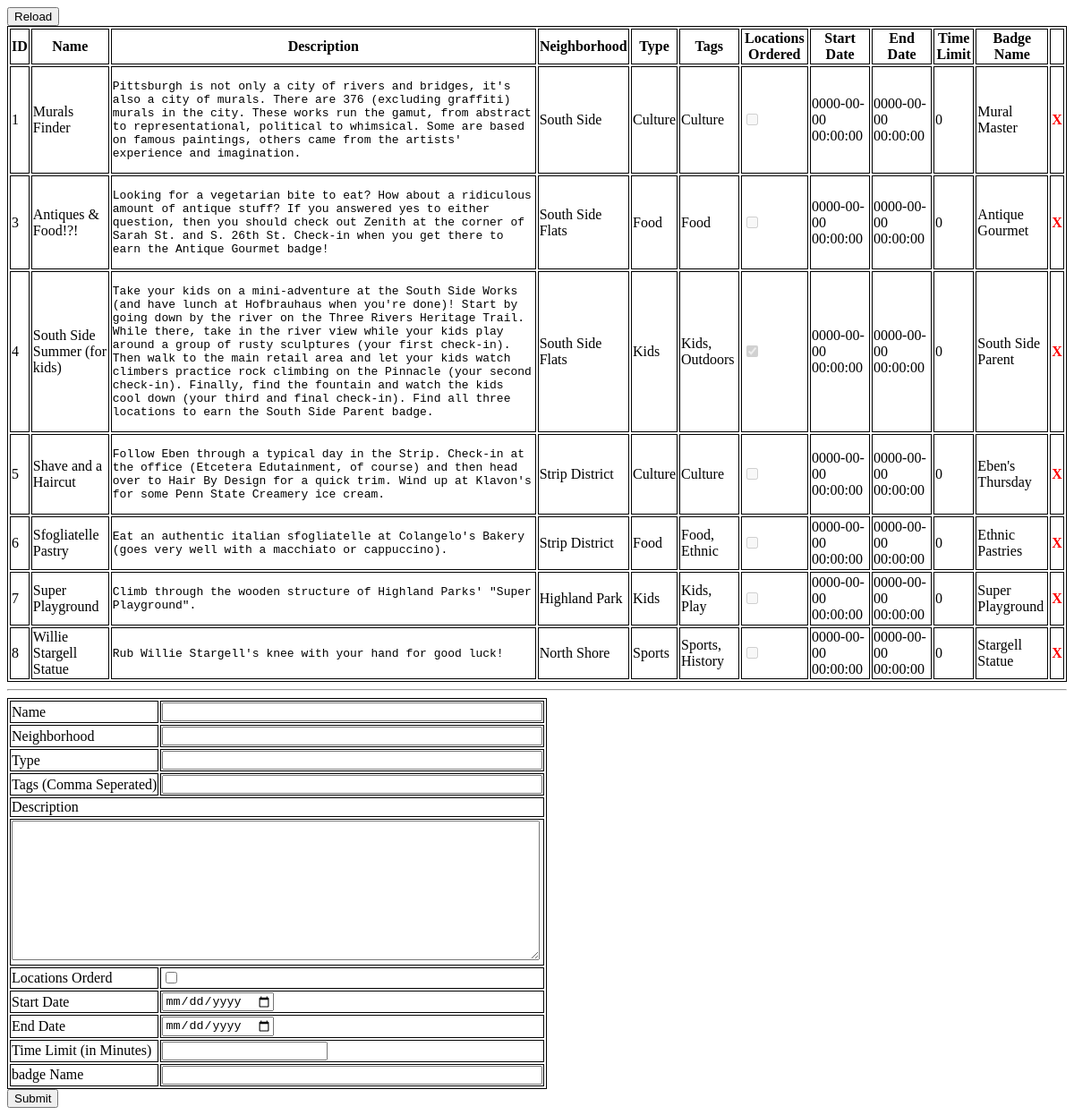
/www/dba/mission.php, run on the app's committed database.
### tables this page shows
CREATE TABLE mission (
  id int(11) NOT NULL AUTO_INCREMENT,
  `name` varchar(100) NOT NULL,
  description varchar(10000) NOT NULL,
  neighborhood varchar(1000) NOT NULL,
  `type` varchar(100) NOT NULL,
  tags varchar(1000) NOT NULL,
  locationsOrdered tinyint(1) unsigned NOT NULL,
  startDate timestamp NOT NULL DEFAULT '0000-00-00 00:00:00',
  endDate timestamp NOT NULL DEFAULT '0000-00-00 00:00:00',
  minuteLimit int(11) NOT NULL,
  badgeName varchar(100) NOT NULL,
  PRIMARY KEY (id)
);

### www/dba/mission.php (the view, shortened to what this page needs)
<!DOCTYPE html>
<html>
<head>
<link rel="stylesheet" type="text/css" href="dba.css">
</head>
<body>
<?php
$db = new mysqli("localhost", "pgh-challenge", "5NdSW4FaAqQXthqs", "game");
$table = "mission";
$stmt = $db->prepare("select id, name, description, neighborhood, type, tags, locationsOrdered, startDate, endDate, minuteLimit, badgeName from $table");
echo "<input class=\"refreshBtn\" type=\"button\" value=\"Reload\" onclick=\"refreshPage()\" />\n";
echo "<table id=\"dataTable\">\n";
echo "<tr><th>ID</th><th>Name</th><th>Description</th><th>Neighborhood</th><th>Type</th><th>Tags</th>".
"<th>Locations Ordered</th>".
"<th>Start Date</th><th>End Date</th><th>Time Limit</th>".
"<th>Badge Name</th>";
echo "<td></td></tr>\n";
$stmt->execute();
$stmt->bind_result($id, $name, $desc, $neighborhood, $type, $tags, $ordered, $startdate, $enddate , $limit, $badge);
while($stmt->fetch())
{
	echo "<tr>".
	"<td>$id</td><td>$name</td><td><pre>".htmlspecialchars($desc)."</pre></td><td>$neighborhood</td><td>$type</td><td>$tags</td>";
	if(is_numeric($ordered) && $ordered>0) echo "<td><input type=\"checkbox\" disabled=\"disabled\" checked=\"checked\"/></td>";
	else echo "<td><input type=\"checkbox\" disabled=\"disabled\" /></td>";
	echo "<td>$startdate</td><td>$enddate</td><td>$limit</td><td>$badge</td>".
	"<td><a class=\"deletetext\" href=\"javascript:void(0)\" onclick=\"removeRow($id)\">X</a></td>".
	"</tr>\n";
}
echo "</table>\n";
?>
<hr/>
<form method="post" action="mission.php">
<table>
<tr><td>Name</td><td><input name="name" type="text" size="50"/ ></td></tr>
<tr><td>Neighborhood</td><td><input name="neighborhood" type="text" size="50" /></td></tr>
<tr><td>Type</td><td><input name="type" type="text" size="50" /></td></tr>
<tr><td>Tags (Comma Seperated)</td><td><input name="tags" type="text" size="50" /></td></tr>
<tr><td colspan="2">Description</td></tr>
<tr><td colspan="2"><textarea name="desc" rows="10" style="width:98.5%"></textarea></td></tr>
<tr><td>Locations Orderd</td><td><input name="ordered" type="checkbox" /></td></tr>
<tr><td>Start Date</td><td><input name="startdate" type="date" /></td></tr>
<tr><td>End Date</td><td><input name="enddate" type="date" /></td></tr>
<tr><td>Time Limit (in Minutes)</td><td><input name="limit" type="text" /></td></tr>
<tr><td>badge Name</td><td><input name="badge" type="text" size="50" /></td></tr>
</table>
<input type="submit"/>
</form>
</body>
</html>

### www/dba/dba.css (style rules this page uses)
table, tr, td, th { border: 1px solid black; }
.errortext, .deletetext { font-weight: bold; color: red; text-decoration: none; }
.refreshBtn { vertical-align: top; display:block; }
pre { white-space: normal; }

### data on the page
mission: id "1", name "Murals Finder", description "Pittsburgh is not only a city of rivers and bridges, it's also a city of murals. There are 376 (excluding graffiti) murals in the city. These works run the gamut, from abstract to representational, political to whimsical. Some are based on famous paintings, others came from the artists' experience and imagination.", neighborhood "South Side", type "Culture", tags "Culture", startDate "0000-00-00 00:00:00", endDate "0000-00-00 00:00:00", minuteLimit "0", badgeName "Mural Master"
mission: id "3", name "Antiques & Food!?!", description "Looking for a vegetarian bite to eat? How about a ridiculous amount of antique stuff? If you answered yes to either question, then you should check out Zenith at the corner of Sarah St. and S. 26th St. Check-in when you get there to earn the Antique Gourmet badge!", neighborhood "South Side Flats", type "Food", tags "Food", startDate "0000-00-00 00:00:00", endDate "0000-00-00 00:00:00", minuteLimit "0", badgeName "Antique Gourmet"
mission: id "4", name "South Side Summer (for kids)", description "Take your kids on a mini-adventure at the South Side Works (and have lunch at Hofbrauhaus when you're done)! Start by going down by the river on the Three Rivers Heritage Trail. While there, take in the river view while your kids play around a group of rusty sculptures (your first check-in). Then walk to the main retail area and let your kids watch climbers practice rock climbing on the Pinnacle (your second check-in). Finally, find the fountain and watch the kids cool down (your third and final check-in). Find all three locations to earn the South Side Parent badge.", neighborhood "South Side Flats", type "Kids", tags "Kids, Outdoors", startDate "0000-00-00 00:00:00", endDate "0000-00-00 00:00:00", minuteLimit "0", badgeName "South Side Parent"
mission: id "5", name "Shave and a Haircut", description "Follow Eben through a typical day in the Strip. Check-in at the office (Etcetera Edutainment, of course) and then head over to Hair By Design for a quick trim. Wind up at Klavon's for some Penn State Creamery ice cream.", neighborhood "Strip District", type "Culture", tags "Culture", startDate "0000-00-00 00:00:00", endDate "0000-00-00 00:00:00", minuteLimit "0", badgeName "Eben's Thursday"
mission: id "6", name "Sfogliatelle Pastry", description "Eat an authentic italian sfogliatelle at Colangelo's Bakery (goes very well with a macchiato or cappuccino).", neighborhood "Strip District", type "Food", tags "Food, Ethnic", startDate "0000-00-00 00:00:00", endDate "0000-00-00 00:00:00", minuteLimit "0", badgeName "Ethnic Pastries"
mission: id "7", name "Super Playground", description "Climb through the wooden structure of Highland Parks' \"Super Playground\".", neighborhood "Highland Park", type "Kids", tags "Kids, Play", startDate "0000-00-00 00:00:00", endDate "0000-00-00 00:00:00", minuteLimit "0", badgeName "Super Playground"
mission: id "8", name "Willie Stargell Statue", description "Rub Willie Stargell's knee with your hand for good luck!", neighborhood "North Shore", type "Sports", tags "Sports, History", startDate "0000-00-00 00:00:00", endDate "0000-00-00 00:00:00", minuteLimit "0", badgeName "Stargell Statue"
